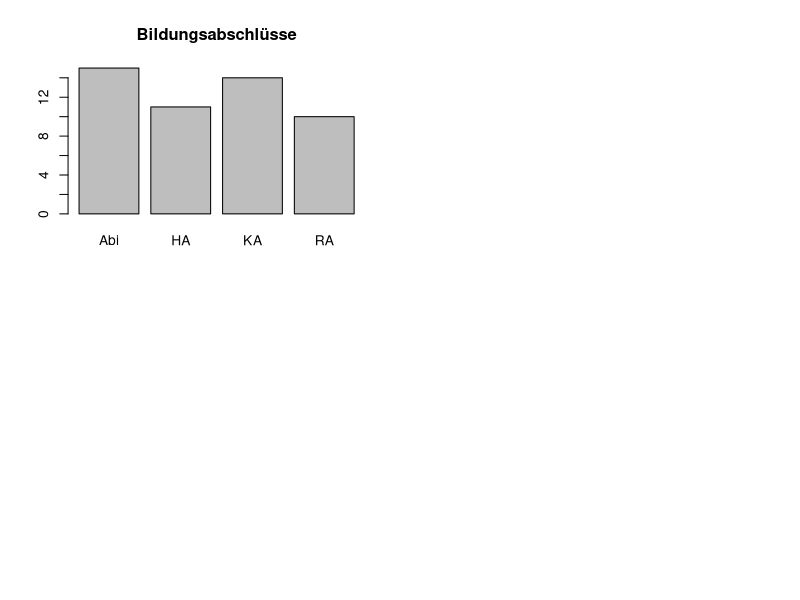

Generate this figure with R:
# Funktionen-R-Skript 1


# Funktionen a, b, c: Alina, Hannah

# Funktion a) 
# Eine Funktion, die verschiedene geeignete deskriptive Statistiken für metrische 
# Variablen berechnet und ausgibt.
# My_Plots gibt bei plot = 0 fuer den eingegebenen Vektor an Daten ein Histogramm, ein Barplot, ein Boxplot und ein Scatterplot.
# Diese Einstellung ist der default, gibt man der Variable plot einen Wert von 1 bis 4, gibt die Funktion fuer
# 1 das Histogramm, fuer 2 den Barplot, fuer 3 den Boxplot und fuer 4 den Scatterplot aus.

My_Plots <- function(x, main, plot = 0){
  # x = Daten
  # main = Überschrift für alle Plots 
  if(plot == 0){ 
    par(mfrow = c(2,2)) # vier Grafiken in einen Plot 
    # Die unterschiedlichen Grafiken 
    hist(x, main = main) 
    barplot(table(x), main = main)
    boxplot(x,horizontal = TRUE, main = main)
    plot(x, main = main) 
    par(mfrow = c(1,1)) #setze die parameter zurueck 
  }
  if(plot == 1){
    hist(x, main = main) 
  }
  if(plot == 2){
    barplot(table(x), main = main) 
  }
  if(plot == 3){
    boxplot(x, main = main) 
  }
  if(plot == 4){
    plot(x, main = main) 
  }
}


# Funktion b) 
# Eine Funktion, die verschiedene geeignete desktiptive Statistiken für 
# kategoriale Variablen berechnet und ausgibt 

S <- c("KA", "RA", "Abi", "HA") # Ein Datenbeispiel zum ausprobieren 
W <- sample(S, size = 50, replace = TRUE)

My_Plots_2 <- function(x, main){
  par(mfrow = c(2,2))
  # Ein Stabdiagramm
  barplot(table(x), main = main)
  # erstellt eine Vierfeldertafel 
  matrix(c(sum(x !="KA"),length(x)- sum(x !="KA"),
           sum(x == "RA" | x == "Abi")
           ,length(x)-sum(x == "RA" | x == "Abi")),
         nrow = 2, ncol = 2, byrow = TRUE, 
         dimnames = list(c("Schulabschluss", "mittlerer_Schulabschluss"), 
                         c("ja", "nein")))
}
My_Plots_2(W, main = "Bildungsabschlüsse")

# Macht nur zwei Visualisierungen



## c) 
#Eine Funktion, die geeignete deskriptive bivariate Statistiken fuer den Zusammenhang zwischen 
#zwei kategorialen Variablen berechnet ausgibt. 

#My_Plot_3 gibt zwei Kreuztabellen, eine mit absoluten Haufigkeiten und eine mit relativen Haufigkeiten, in der Konsole aus.

My_Plots_3 <- function(x,y){
  #x erster Datenvektor, y zweiter Datenvektor
  tabelle <- table(x,y,
                   dnn = c(deparse(substitute(x)), deparse(substitute(y)))) #uebernimmt den Namen des Datenvektors
  cat('Tabelle mit absoluten Haufigkeiten: \n\n')
  print(tabelle)
  cat('\n Tabelle mit relativen Haeufigkeiten: \n\n')
  print(prop.table(tabelle))
}










# Funktionen  d, e, f: Maike, Julia



## d)

# Grundgeruest der Funktion fuer Zusammenhang zwischen einer metrischen und einer dichotomen Variable

# Es werden 2 Summaries der metrischen Variable ausgegeben, getrennt nach den beiden Auspraegungen der dichotomen Variable
# Eingabe: fuer "dich" muss eine dichotome, fuer "met" eine metrische Variable eingegeben werden
# "dich" und "met" sollten zwei Variablen sein, deren n-te Eintraege jeweils von derselben Person stammen

dichmetsummary <- function(dich, met){
  
  if(length(table(dich)) != 2){stop("dich muss eine dichotome Variable sein")} 
     #ueberprueft, ob "dich" genau zwei Auspraegungen hat
  
  if(!is.numeric(met)){stop("met muss eine metrische Variable sein")} 
     # ueberprueft, ob "met" eine metrische variable ist
  
  if(length(met) != length(dich)){stop("dich und met muessen gleiche Laenge haben")} 
     # uberprueft, ob "dich" und "met" die gleiche Laenge haben.


dichfact <- factor(dich, levels = c(names(table(dich))), labels = c(0, 1))
# Umwandlung der dichotomen variable in einen Factor
  
# die Summaries werden als 2-elementige Liste zurueckgegeben:
rgabe <- list(
  # Summary der metrischen Variable nach der ersten im table ausgefuehrten Auspraegung der dichotomen Variable
  summary(met[dichfact == 0]), 
  
  # Summary der metrischen Variable nach der zweiten im table ausgefuehrten Auspraegung der dichotomen Variable
  summary(met[dichfact == 1])
)


names(rgabe) <- c(names(table(dich))[1], names(table(dich))[2])
# zu jedem Listenelement wird hinzugefuegt, auf welcher Auspraegung der dichotomen Variable die Summary basiert

return(rgabe) # Ausgabe der beiden Summaries
  }







## e)
# Die Funktion kategorisiert eine numerische Variable quantilbasiert in "niedrig", "mittel" und "hoch"

# ordinalskalierte Variablen koennen mit der Hilfsfunktion "ordtonum"
# in Variablen mit numerischen Werten entsprechend ihrer Ordnung
# umgewandelt werden

quantkat <- function(x){
  newob <- NULL # leeres Objekt wird erstellt
uquant <- quantile(as.numeric(names(table(x))), 0.25) # das untere Quartil der sortierten numerischen Werte wird bestimmt
oquant <- quantile(as.numeric(names(table(x))), 0.75) # ebenso das obere Quartil

newob[x <= uquant] <- "niedrig" 
# das untere Quartil dient als obere Grenze der Kategorie "niedrig".
# alles, was unterhalb dieses Quartils liegt, wird der Kategorie "niedrig" zugeordnet.

newob[x > uquant & x < oquant] <- "mittel" 
# die Werte zwischen den beiden Quartilen werden der Kategorie "mittel" zugeordnet

newob[x >= oquant] <- "hoch" 
# das obere Quartil ist die untere Grenze fuer die Kategorie "hoch", alles was darueber liegt, wird "hoch" zugeordnet

newob 
# das in "niedrig", "mittel" und "hoch" kategorisierte Objekt wird ausgegeben.
}




# Beispiel
b <- c(2, 5, 2, 6, 3, 6)

quantkat(b)
# [1] "niedrig" "mittel"  "niedrig" "hoch"    "mittel"  "hoch"





# man koennte auch 0.33 und 0.66 Quantile nehmen, oder eben die Quartile. 
# bei den Quartilen waere die mittlere Kategorie doppelt so gross wie jeweils die Extremen











  
  
##f)

# es werden Visualisierungen fuer drei oder vier Variablen erstellt. Dabei werden zwei Variablen fuer die Achsen verwendet und die dritte durch unterschiedliche
# Farben gezeigt. Die Positionen der drei/ vier Variablen sind dabei fest gewaehlt. Man kann bei drei Variablen nur unterscheiden welche drei von Mathe_Int, Prog_Int, 
# Studienfach und Mathe_LK man gleichzeitig angezeigt werden sollen. Genutzt wird dabei das Paket "ggplot2". 




# muss vorher geladen
install.packages("dplyr")
library(dplyr)
install.packages("ggplot2")
library(ggplot2)


Visual_data <- function(data = data, n = 3, Int_Mathe = TRUE, Int_Prog = TRUE, data_Studiengang = TRUE, MatheLK = FALSE){   # n steht dafuer, wie viele Variablen genutzt werden, moeglich sind 3 oder 4
  if(n == 3 & Int_Mathe == TRUE & Int_Prog == TRUE & data_Studiengang == TRUE & MatheLK == FALSE){
    print(ggplot(data,                                                                          # ggplot wird vom Datensatz erstellt
           aes(y = factor(Mathe_Int,                                                      # Interesse für Mathe auf y-Achse
                          labels = c("sehr geringes Interesse = 1",                       # Beschriftung für die Punkte
                                     "2", "3", "4", "5", "6",
                                     "sehr hohes Interesse = 7")), 
               x = Prog_Int,                                                              # auf die x-Achse kommt Interesse für Programmieren
               color = Studienfach)) +                                                    # es wird farblich nach Studienfach unterschieden
      geom_jitter(alpha = 1,                                                              # Farbstaerke und Groesse der Punkte im Gitter
                  size = 1.5) + 
      labs(title = "Interesse nach Studienfach",                                          # Die jeweiligen Achsen werden beschriftet
           x = "Interesse an Programmiern", 
           y = "Interesse an Mathe", las = 1) )
  }
  if(n == 3 & Int_Mathe == TRUE & Int_Prog == TRUE & data_Studiengang == FALSE & MatheLK == TRUE){
    print( ggplot(data,                                                                          # ggplot wird vom Datensatz erstellt
           aes(y = factor(Mathe_Int,                                                      # Interesse für Mathe auf y-Achse
                          labels = c("sehr geringes Interesse = 1",                       # Beschriftung für die Punkte
                                     "2", "3", "4", "5", "6",
                                     "sehr hohes Interesse = 7")), 
               x = Prog_Int,                                                              # auf die x-Achse kommt Interesse für Programmieren
               color = Mathe_LK)) +                                                    # es wird farblich nach Mathe LK unterschieden
      geom_jitter(alpha = 1,                                                              # Farbstaerke und Groesse der Punkte im Gitter
                  size = 1.5) + 
      labs(title = "Interesse nach Mathe LK",                                          # Die jeweiligen Achsen werden beschriftet
           x = "Interesse an Programmiern", 
           y = "Interesse an Mathe", las = 1) )
  }
  if(n == 3 & Int_Mathe == TRUE & Int_Prog == FALSE & data_Studiengang == TRUE & MatheLK == TRUE){
    print( ggplot(data,                                                                          # ggplot wird vom Datensatz erstellt
           aes(y = factor(Mathe_Int,                                                      # Interesse für Mathe auf y-Achse
                          labels = c("sehr geringes Interesse = 1",                       # Beschriftung für die Punkte
                                     "2", "3", "4", "5", "6",
                                     "sehr hohes Interesse = 7")), 
               x = Studienfach,                                                              # auf die x-Achse kommt das Studienfach
               color = Mathe_LK)) +                                                    # es wird farblich nach Mathe LK unterschieden
      geom_jitter(alpha = 1,                                                              # Farbstaerke und Groesse der Punkte im Gitter
                  size = 1.5) + 
      labs(title = "Mathe LK nach Studenfach und Int. Mathe",                                          # Die jeweiligen Achsen werden beschriftet
           x = "Studienfach", 
           y = "Interesse an Mathe", las = 1))
  }
  if(n == 3 & Int_Mathe == FALSE & Int_Prog == TRUE & data_Studiengang == TRUE & MatheLK == TRUE){
    print(ggplot(data,                                                                          # ggplot wird vom Datensatz erstellt
           aes(y = factor(Prog_Int,                                                      # Interesse für Programmieren auf y-Achse
                          labels = c("sehr geringes Interesse = 1",                       # Beschriftung für die Punkte
                                     "2", "3", "4", "5", "6",
                                     "sehr hohes Interesse = 7")), 
               x = Studienfach,                                                              # auf die x-Achse kommt das Studienfach
               color = Mathe_LK)) +                                                    # es wird farblich nach Mathe LK unterschieden
      geom_jitter(alpha = 1,                                                              # Farbstaerke und Groesse der Punkte im Gitter
                  size = 1.5) + 
      labs(title = "Mathe LK bei Studienfach und Int. Programmieren",                                          # Die jeweiligen Achsen werden beschriftet
           x = "Studienfach", 
           y = "Interesse an Programmieren", las = 1) )
  }
  if(n==4 & Int_Mathe == TRUE & Int_Prog == TRUE & data_Studiengang == TRUE & MatheLK == TRUE){
    print(data %>%
      ggplot(aes(y = Mathe_Int, x = Prog_Int, color = Mathe_LK)) +    # ggplot wird erstellt, bei dem die Interessen auf die Achsen kommen und farblich
      # zwischen Mathe_LK ja oder nein entschieden wird
      geom_point() +                                                 # es werden Punkte erstellt
      facet_wrap(vars(Studienfach)) +                                # es wird nach der vierten Variable/ Studienfach unterschieden
      labs(title ="Abhaengigkeit aller vier Variablen",              # Beschriftung wird hinzugef
           subtitle = "Aufgeteilt nach Studienfach",
           x = "Interesse an Programmieren",
           y = "Interesse an Mathe"))
  }
  
  
# Hier werden die Warnings geschrieben, falls die Variablen unzulaessig sind  
  
  # bei den Fall das n=4 ist, wird eine Warnung gegeben, falls nicht alle vier Folgevariablen TRUE gesetzt wurden
  if(n == 4 & !(Int_Mathe == TRUE & Int_Prog == TRUE & data_Studiengang == TRUE & MatheLK == TRUE )){    
    warning("Bei n=4 muessen alle vier Variablen auf TRUE gesetzt werden")
  }
  # bei den Fall das n=3 ist:
  # falls vier statt drei Variablen TRUE gesetzt wurden
  if(n == 3 & Int_Mathe == TRUE & Int_Prog == TRUE & data_Studiengang == TRUE & MatheLK == TRUE){
    warning("Bei n=3 duerfen nur drei Variablen TRUE sein")
  }
  # falls zu wenig Variablen TRUE gesetzt wurden
  if(n== 3 & (Int_Mathe == FALSE & Int_Prog == FALSE & data_Studiengang == TRUE & MatheLK == TRUE | Int_Mathe == FALSE & Int_Prog == TRUE & data_Studiengang == FALSE & MatheLK == TRUE |
              Int_Mathe == FALSE & Int_Prog == TRUE & data_Studiengang == TRUE & MatheLK == FALSE | Int_Mathe == TRUE & Int_Prog == FALSE & data_Studiengang == FALSE & MatheLK == TRUE | 
              Int_Mathe == TRUE & Int_Prog == FALSE & data_Studiengang == TRUE & MatheLK == FALSE | Int_Mathe == TRUE & Int_Prog == TRUE & data_Studiengang == FALSE & MatheLK == FALSE |
              Int_Mathe == FALSE & Int_Prog == FALSE & data_Studiengang == FALSE & MatheLK == FALSE | Int_Mathe == FALSE & Int_Prog == FALSE & data_Studiengang == FALSE & MatheLK == TRUE |
              Int_Mathe == FALSE & Int_Prog == FALSE & data_Studiengang == TRUE & MatheLK == FALSE | Int_Mathe == FALSE & Int_Prog == TRUE & data_Studiengang == FALSE & MatheLK == FALSE |
              Int_Mathe == TRUE & Int_Prog == FALSE & data_Studiengang == FALSE & MatheLK == FALSE )){
    warning("Bei n=3 muessen genau drei Variablen TRUE sein")
  }
  
  # falls das n selbst unzulaessig ist
  if(n != 3 & n!= 4){
    warning("Das n ist unzulaessig. Es wird nur n=3 oder n=4 angenommen")
  }
 }
